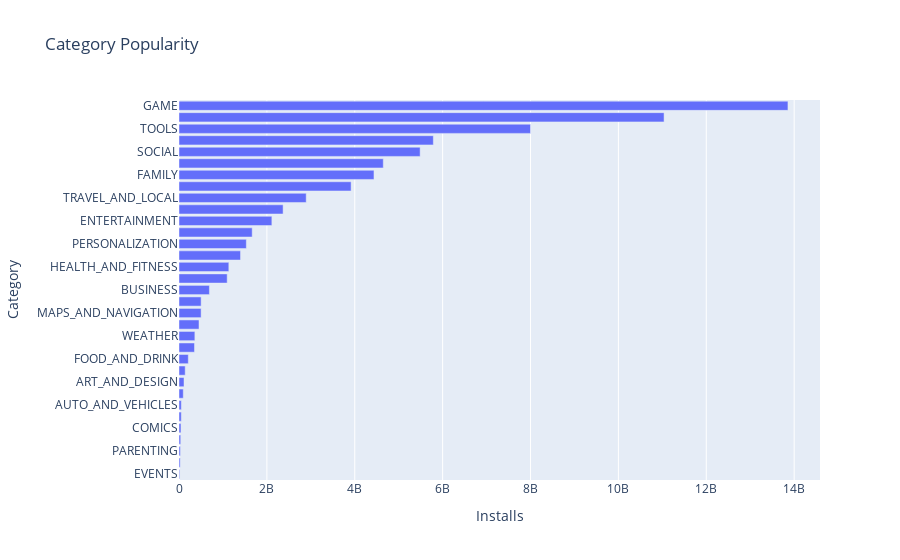

The notebook cell saved with this chart:
### Code cell
bar=px.bar(x=category_installs.Installs,y=category_installs.index,title="Category Popularity")
bar.update_layout(xaxis_title="Installs",yaxis_title="Category")
bar.show()

### Figure 1 — Plotly figure (JSON) as saved in the notebook; plotly's stock layout.template omitted (floating-point values rounded to 4 significant figures)
{"data": [{"alignmentgroup": "True", "hovertemplate": "x=%{x}<br>y=%{y}<extra></extra>", "legendgroup": "", "marker": {"color": "#636efa", "pattern": {"shape": ""}}, "name": "", "offsetgroup": "", "orientation": "h", "showlegend": false, "textposition": "auto", "type": "bar", "x": [15949410, 26916200, 31116110, 39062676, 44931100, 52083000, 53129800, 97082000, 114233100, 140912410, 211677750, 352852000, 361096500, 455249400, 503267560, 503611120, 692018120, 1096431465, 1134006220, 1400331540, 1532352930, 1665791655, 2113660000, 2369110650, 2894859300, 3916897200, 4437554490, 4649143130, 5487841475, 5788070180, 7999724500, 11039241530, 13858762717], "xaxis": "x", "y": ["EVENTS", "BEAUTY", "PARENTING", "MEDICAL", "COMICS", "LIBRARIES_AND_DEMO", "AUTO_AND_VEHICLES", "HOUSE_AND_HOME", "ART_AND_DESIGN", "DATING", "FOOD_AND_DRINK", "EDUCATION", "WEATHER", "FINANCE", "MAPS_AND_NAVIGATION", "LIFESTYLE", "BUSINESS", "SPORTS", "HEALTH_AND_FITNESS", "SHOPPING", "PERSONALIZATION", "BOOKS_AND_REFERENCE", "ENTERTAINMENT", "NEWS_AND_MAGAZINES", "TRAVEL_AND_LOCAL", "VIDEO_PLAYERS", "FAMILY", "PHOTOGRAPHY", "SOCIAL", "PRODUCTIVITY", "TOOLS", "COMMUNICATION", "GAME"], "yaxis": "y"}], "layout": {"barmode": "relative", "legend": {"tracegroupgap": 0}, "title": {"text": "Category Popularity"}, "xaxis": {"anchor": "y", "domain": [0, 1], "title": {"text": "Installs"}}, "yaxis": {"anchor": "x", "domain": [0, 1], "title": {"text": "Category"}}}}
